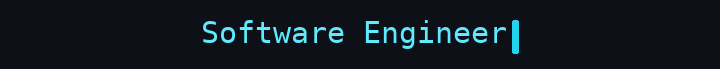
#> input picture assets/brand/typing.gif, 720 x 69 px
$ python build_preview.py
#> lines starting #> are read from the running program, lines starting #| are printed output that depends on the picture
#!/usr/bin/env python3
"""Build a preview PNG from actual exported SVGs (not a simulated design)."""
from pathlib import Path
from io import BytesIO
from PIL import Image, ImageDraw, ImageFont
import cairosvg

ROOT=Path(__file__).resolve().parents[1]
ASSETS=ROOT/'assets'
W,H=904,1760
im=Image.new('RGB',(W,H),'#0D1117')
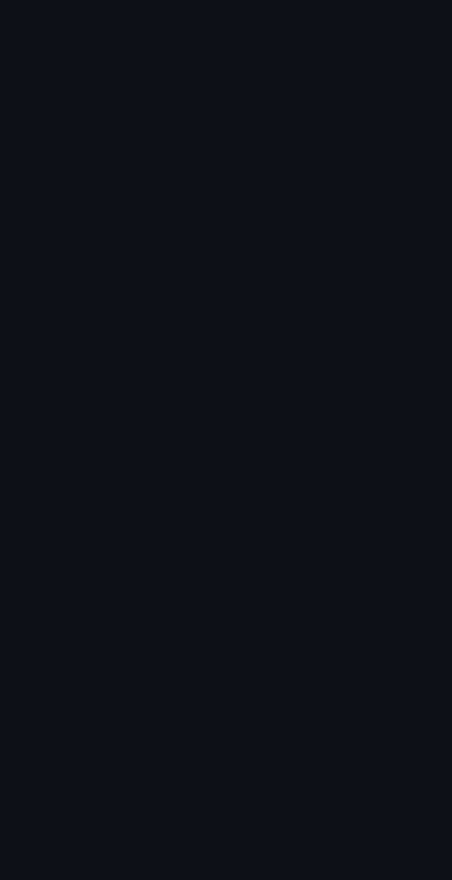
#> im: PIL image 904x1760 RGB (shown at 1/2 size); mean R, G, B 13, 17, 23
d=ImageDraw.Draw(im)
REG='/usr/share/fonts/truetype/dejavu/DejaVuSans.ttf'
BOLD='/usr/share/fonts/truetype/dejavu/DejaVuSans-Bold.ttf'
font_sm=ImageFont.truetype(REG,14)
font_md=ImageFont.truetype(REG,18)
font_bold=ImageFont.truetype(BOLD,21)
font_section=ImageFont.truetype(BOLD,22)
CYAN='#22D3EE'


def put_svg(path,x,y,w):
    data=cairosvg.svg2png(url=str(ASSETS/path),output_width=w)
    asset=Image.open(BytesIO(data)).convert('RGBA')
    im.paste(asset,(x,y),asset)
    return asset.size[1]

# file-shaped panel border
panel=(18,18,886,H-18)
d.rounded_rectangle(panel,radius=16,outline='#293844',width=2)
put_svg('brand/zense.svg',229,35,450)
#> (the call stopped at in put_svg, `data=cairosvg.svg2png(url=str(ASSETS/path),output_width=w)`: cairosvg is not available in this run)
with Image.open(ASSETS/'brand/typing.gif') as anim:
#> anim is the input picture: PIL image 720x69 P; mean R, G, B 16.1, 26, 32.7
    gif=anim.convert('RGB').resize((532,51))
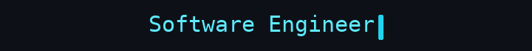
#> gif: PIL image 532x51 RGB; mean R, G, B 16.1, 26, 32.5
    im.paste(gif,(186,145))
for i, f in enumerate(['social/linkedin.svg','social/discord.svg','social/coffee.svg']):
    put_svg(f,377+i*57,216,33)
#> (the call stopped at in put_svg, `data=cairosvg.svg2png(url=str(ASSETS/path),output_width=w)`: cairosvg is not available in this run)
d.text((452,264),'Discord  @zensyi',font=font_sm,fill='#A6C7D2',anchor='mt')
d.line((44,299,860,299),fill='#263542',width=1)

d.text((48,330),'▾',font=font_section,fill=CYAN)
d.text((82,330),'My Top Open Source Projects',font=font_section,fill='#E8F6FB')

cards=['constella.svg','skele.svg','retra.svg','framewarp.svg','slot-05.svg','slot-06.svg','slot-07.svg','slot-08.svg','slot-09.svg']
cardw=240
cardh=round(cardw*298/470)
x0=(W-(3*cardw+2*13))//2
y0=380
for i,f in enumerate(cards):
    put_svg('cards/'+f,x0+(i%3)*(cardw+13),y0+(i//3)*(cardh+13),cardw)
#> (the call stopped at in put_svg, `data=cairosvg.svg2png(url=str(ASSETS/path),output_width=w)`: cairosvg is not available in this run)
#> (the run stopped early here; a loop or call above may not have finished)
